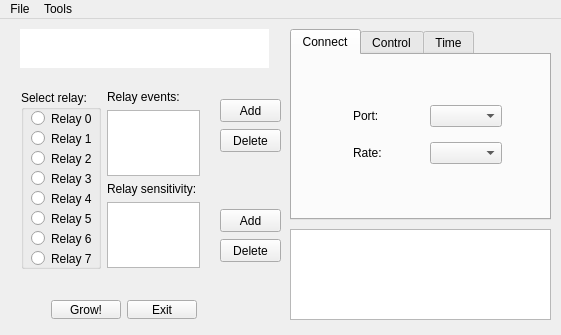
<?xml version="1.0" encoding="UTF-8"?>
<ui version="4.0">
 <class>MainWindow</class>
 <widget class="QMainWindow" name="MainWindow">
  <property name="enabled">
   <bool>true</bool>
  </property>
  <property name="geometry">
   <rect>
    <x>0</x>
    <y>0</y>
    <width>561</width>
    <height>335</height>
   </rect>
  </property>
  <property name="sizePolicy">
   <sizepolicy hsizetype="Fixed" vsizetype="Fixed">
    <horstretch>0</horstretch>
    <verstretch>0</verstretch>
   </sizepolicy>
  </property>
  <property name="minimumSize">
   <size>
    <width>561</width>
    <height>335</height>
   </size>
  </property>
  <property name="maximumSize">
   <size>
    <width>561</width>
    <height>335</height>
   </size>
  </property>
  <property name="contextMenuPolicy">
   <enum>Qt::DefaultContextMenu</enum>
  </property>
  <property name="windowTitle">
   <string>Growduino</string>
  </property>
  <property name="toolButtonStyle">
   <enum>Qt::ToolButtonTextBesideIcon</enum>
  </property>
  <widget class="QWidget" name="centralWidget">
   <property name="enabled">
    <bool>true</bool>
   </property>
   <widget class="QTextBrowser" name="consolBrowser">
    <property name="geometry">
     <rect>
      <x>290</x>
      <y>210</y>
      <width>261</width>
      <height>91</height>
     </rect>
    </property>
   </widget>
   <widget class="QGraphicsView" name="topLogoView">
    <property name="geometry">
     <rect>
      <x>20</x>
      <y>10</y>
      <width>249</width>
      <height>39</height>
     </rect>
    </property>
    <property name="styleSheet">
     <string notr="true">background-image:url(:/image/img/logo.png)</string>
    </property>
    <property name="frameShape">
     <enum>QFrame::NoFrame</enum>
    </property>
   </widget>
   <widget class="QTabWidget" name="tabWidget">
    <property name="enabled">
     <bool>true</bool>
    </property>
    <property name="geometry">
     <rect>
      <x>290</x>
      <y>10</y>
      <width>261</width>
      <height>191</height>
     </rect>
    </property>
    <property name="currentIndex">
     <number>0</number>
    </property>
    <widget class="QWidget" name="tabConnect">
     <property name="enabled">
      <bool>true</bool>
     </property>
     <attribute name="title">
      <string>Connect</string>
     </attribute>
     <widget class="QWidget" name="verticalLayoutWidget">
      <property name="geometry">
       <rect>
        <x>50</x>
        <y>30</y>
        <width>171</width>
        <height>101</height>
       </rect>
      </property>
      <layout class="QVBoxLayout" name="verticalLayout">
       <item>
        <layout class="QHBoxLayout" name="horizontalLayout">
         <item>
          <widget class="QLabel" name="labelPort">
           <property name="text">
            <string>Port:</string>
           </property>
          </widget>
         </item>
         <item>
          <widget class="QComboBox" name="portNameBox"/>
         </item>
        </layout>
       </item>
       <item>
        <layout class="QHBoxLayout" name="horizontalLayout_2">
         <item>
          <widget class="QLabel" name="labelRate">
           <property name="text">
            <string>Rate:</string>
           </property>
          </widget>
         </item>
         <item>
          <widget class="QComboBox" name="rateBox"/>
         </item>
        </layout>
       </item>
      </layout>
     </widget>
    </widget>
    <widget class="QWidget" name="tabRelControl">
     <property name="enabled">
      <bool>true</bool>
     </property>
     <attribute name="title">
      <string>Control</string>
     </attribute>
     <widget class="QGroupBox" name="relControlBox">
      <property name="geometry">
       <rect>
        <x>10</x>
        <y>10</y>
        <width>131</width>
        <height>141</height>
       </rect>
      </property>
      <property name="title">
       <string>Relay Control</string>
      </property>
      <widget class="QWidget" name="verticalLayoutWidget_4">
       <property name="geometry">
        <rect>
         <x>10</x>
         <y>20</y>
         <width>111</width>
         <height>111</height>
        </rect>
       </property>
       <layout class="QVBoxLayout" name="verticalLayout_4">
        <item>
         <widget class="QPushButton" name="onButton">
          <property name="text">
           <string>ON</string>
          </property>
         </widget>
        </item>
        <item>
         <widget class="QPushButton" name="offButton">
          <property name="text">
           <string>OFF</string>
          </property>
         </widget>
        </item>
        <item>
         <widget class="QPushButton" name="watButton">
          <property name="text">
           <string>WATERING</string>
          </property>
         </widget>
        </item>
       </layout>
      </widget>
     </widget>
     <widget class="QGroupBox" name="portValueBox">
      <property name="geometry">
       <rect>
        <x>150</x>
        <y>9</y>
        <width>101</width>
        <height>141</height>
       </rect>
      </property>
      <property name="title">
       <string>Get Port Value</string>
      </property>
      <widget class="QPushButton" name="getPortValueButton">
       <property name="geometry">
        <rect>
         <x>10</x>
         <y>70</y>
         <width>81</width>
         <height>23</height>
        </rect>
       </property>
       <property name="text">
        <string>Get</string>
       </property>
      </widget>
      <widget class="QComboBox" name="portIDBox">
       <property name="geometry">
        <rect>
         <x>10</x>
         <y>40</y>
         <width>81</width>
         <height>22</height>
        </rect>
       </property>
      </widget>
     </widget>
    </widget>
    <widget class="QWidget" name="tabTime">
     <attribute name="title">
      <string>Time</string>
     </attribute>
     <widget class="QWidget" name="verticalLayoutWidget_2">
      <property name="geometry">
       <rect>
        <x>50</x>
        <y>40</y>
        <width>160</width>
        <height>80</height>
       </rect>
      </property>
      <layout class="QVBoxLayout" name="verticalLayout_2">
       <item>
        <widget class="QPushButton" name="setTimeButton">
         <property name="text">
          <string>Set Growduino time</string>
         </property>
        </widget>
       </item>
       <item>
        <widget class="QPushButton" name="getTimeButton">
         <property name="text">
          <string>Get Growduino time</string>
         </property>
        </widget>
       </item>
      </layout>
     </widget>
    </widget>
   </widget>
   <widget class="QWidget" name="horizontalLayoutWidget_3">
    <property name="geometry">
     <rect>
      <x>40</x>
      <y>270</y>
      <width>168</width>
      <height>41</height>
     </rect>
    </property>
    <layout class="QHBoxLayout" name="horizontalLayout_3">
     <item>
      <widget class="QPushButton" name="configButton">
       <property name="text">
        <string>Grow!</string>
       </property>
      </widget>
     </item>
     <item>
      <widget class="QPushButton" name="exitButton">
       <property name="text">
        <string>Exit</string>
       </property>
      </widget>
     </item>
    </layout>
   </widget>
   <widget class="QWidget" name="horizontalLayoutWidget_4">
    <property name="geometry">
     <rect>
      <x>10</x>
      <y>60</y>
      <width>201</width>
      <height>201</height>
     </rect>
    </property>
    <layout class="QHBoxLayout" name="horizontalLayout_4">
     <item>
      <widget class="QGroupBox" name="relayBox">
       <property name="enabled">
        <bool>true</bool>
       </property>
       <property name="minimumSize">
        <size>
         <width>80</width>
         <height>0</height>
        </size>
       </property>
       <property name="title">
        <string>Select relay:</string>
       </property>
       <widget class="QRadioButton" name="radioButtonR0">
        <property name="geometry">
         <rect>
          <x>10</x>
          <y>20</y>
          <width>82</width>
          <height>17</height>
         </rect>
        </property>
        <property name="text">
         <string>Relay 0</string>
        </property>
       </widget>
       <widget class="QRadioButton" name="radioButtonR1">
        <property name="geometry">
         <rect>
          <x>10</x>
          <y>40</y>
          <width>82</width>
          <height>17</height>
         </rect>
        </property>
        <property name="text">
         <string>Relay 1</string>
        </property>
       </widget>
       <widget class="QRadioButton" name="radioButtonR3">
        <property name="geometry">
         <rect>
          <x>10</x>
          <y>80</y>
          <width>82</width>
          <height>17</height>
         </rect>
        </property>
        <property name="text">
         <string>Relay 3</string>
        </property>
       </widget>
       <widget class="QRadioButton" name="radioButtonR2">
        <property name="geometry">
         <rect>
          <x>10</x>
          <y>60</y>
          <width>82</width>
          <height>17</height>
         </rect>
        </property>
        <property name="text">
         <string>Relay 2</string>
        </property>
       </widget>
       <widget class="QRadioButton" name="radioButtonR4">
        <property name="geometry">
         <rect>
          <x>10</x>
          <y>100</y>
          <width>82</width>
          <height>17</height>
         </rect>
        </property>
        <property name="text">
         <string>Relay 4</string>
        </property>
       </widget>
       <widget class="QRadioButton" name="radioButtonR5">
        <property name="geometry">
         <rect>
          <x>10</x>
          <y>120</y>
          <width>82</width>
          <height>17</height>
         </rect>
        </property>
        <property name="text">
         <string>Relay 5</string>
        </property>
       </widget>
       <widget class="QRadioButton" name="radioButtonR6">
        <property name="geometry">
         <rect>
          <x>10</x>
          <y>140</y>
          <width>82</width>
          <height>17</height>
         </rect>
        </property>
        <property name="text">
         <string>Relay 6</string>
        </property>
       </widget>
       <widget class="QRadioButton" name="radioButtonR7">
        <property name="geometry">
         <rect>
          <x>10</x>
          <y>160</y>
          <width>82</width>
          <height>17</height>
         </rect>
        </property>
        <property name="text">
         <string>Relay 7</string>
        </property>
       </widget>
      </widget>
     </item>
     <item>
      <layout class="QVBoxLayout" name="verticalLayout_3">
       <item>
        <widget class="QLabel" name="label_3">
         <property name="text">
          <string>Relay events:</string>
         </property>
        </widget>
       </item>
       <item>
        <widget class="QListWidget" name="eventListWidget"/>
       </item>
       <item>
        <widget class="QLabel" name="label_4">
         <property name="text">
          <string>Relay sensitivity:</string>
         </property>
        </widget>
       </item>
       <item>
        <widget class="QListWidget" name="sensListWidget"/>
       </item>
      </layout>
     </item>
    </layout>
   </widget>
   <widget class="QPushButton" name="addEventButton">
    <property name="geometry">
     <rect>
      <x>220</x>
      <y>80</y>
      <width>61</width>
      <height>23</height>
     </rect>
    </property>
    <property name="text">
     <string>Add</string>
    </property>
   </widget>
   <widget class="QPushButton" name="deleteEventButton">
    <property name="geometry">
     <rect>
      <x>220</x>
      <y>110</y>
      <width>61</width>
      <height>23</height>
     </rect>
    </property>
    <property name="text">
     <string>Delete</string>
    </property>
   </widget>
   <widget class="QPushButton" name="addSensButton">
    <property name="geometry">
     <rect>
      <x>220</x>
      <y>190</y>
      <width>61</width>
      <height>23</height>
     </rect>
    </property>
    <property name="text">
     <string>Add</string>
    </property>
   </widget>
   <widget class="QPushButton" name="deleteSensButton">
    <property name="geometry">
     <rect>
      <x>220</x>
      <y>220</y>
      <width>61</width>
      <height>23</height>
     </rect>
    </property>
    <property name="text">
     <string>Delete</string>
    </property>
   </widget>
   <zorder>tabWidget</zorder>
   <zorder>consolBrowser</zorder>
   <zorder>topLogoView</zorder>
   <zorder>horizontalLayoutWidget_3</zorder>
   <zorder>horizontalLayoutWidget_4</zorder>
   <zorder>addEventButton</zorder>
   <zorder>deleteEventButton</zorder>
   <zorder>addSensButton</zorder>
   <zorder>deleteSensButton</zorder>
  </widget>
  <widget class="QMenuBar" name="menuBar">
   <property name="geometry">
    <rect>
     <x>0</x>
     <y>0</y>
     <width>561</width>
     <height>20</height>
    </rect>
   </property>
   <widget class="QMenu" name="menuFile">
    <property name="title">
     <string>File</string>
    </property>
    <addaction name="actionLoad"/>
    <addaction name="actionSave"/>
    <addaction name="actionSave_As"/>
    <addaction name="separator"/>
    <addaction name="actionExit"/>
   </widget>
   <widget class="QMenu" name="menuTools">
    <property name="title">
     <string>Tools</string>
    </property>
    <addaction name="actionWatering_Calculater"/>
   </widget>
   <addaction name="menuFile"/>
   <addaction name="menuTools"/>
  </widget>
  <action name="actionLoad">
   <property name="text">
    <string>Load</string>
   </property>
  </action>
  <action name="actionSave">
   <property name="text">
    <string>Save</string>
   </property>
  </action>
  <action name="actionSave_As">
   <property name="text">
    <string>Save As...</string>
   </property>
  </action>
  <action name="actionExit">
   <property name="text">
    <string>Exit</string>
   </property>
  </action>
  <action name="actionWatering_Calculater">
   <property name="text">
    <string>Watering Calculater</string>
   </property>
  </action>
 </widget>
 <layoutdefault spacing="6" margin="11"/>
 <resources/>
 <connections/>
</ui>
